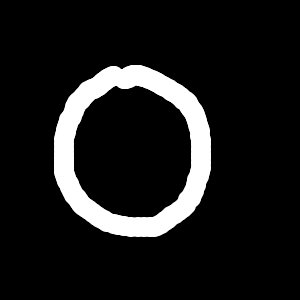
#> input picture data/0/0.png, 300 x 300 px, given in place of 24.png, which was not available
$ python model.py   (older library calls are emulated)
#> lines starting #> are read from the running program, lines starting #| are printed output that depends on the picture
from PIL import Image
import numpy as np
import random
from neural_network_np import NeuralNetwork

classes = ['0', '1', '2', '3', '4']

def get_image_pixels(cl, nb):
#> called with cl = '3', nb = 24
    im = Image.open('data/' + str(cl) + "/" + str(nb) + ".png").convert('L')
    im.thumbnail((32, 32), Image.ANTIALIAS)
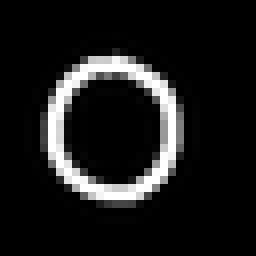
#> im: PIL image 32x32 L (shown 8 times larger); min 0, max 255, mean 26.4
    pixels = im.getdata()
    return np.array(pixels)

def get_batch(size):
    features = []
    targets = []
    for i in range(size):
        cl = random.choice(classes)
        im_nb = random.randint(0, 29)
        targets.append(class_to_output(cl))
        features.append(get_image_pixels(cl, im_nb) / 127.5 - 1.0)
#> pass 2 of the loop in get_batch, `for i in range(size):`:
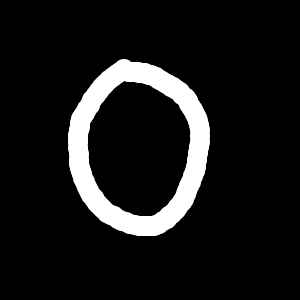
#> input picture data/0/1.png, 300 x 300 px, found by its file name
#> in get_image_pixels (call 2), `im.thumbnail((32, 32), Image.ANTIALIAS)`:
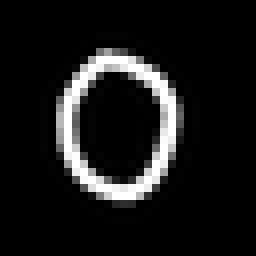
#> im: PIL image 32x32 L (shown 8 times larger); min 0, max 255, mean 24.8
    return (features, targets)

def get_all_data():
    x = []
    y = []
    for cl in classes:
        for i in range(30):
            targets.append(class_to_output(cl))
            features.append(get_image_pixels(cl, im_nb) / 127.5 - 1.0)
    return (x, y)

def class_to_output(cl):
    a = [0] * len(classes)
    a[int(cl)] = 1
    return np.array(a)

"""
    Learning
"""
batch_size = 50
iters = 10
epochs = 20

#> (the run stopped early here; a loop or call above may not have finished)
